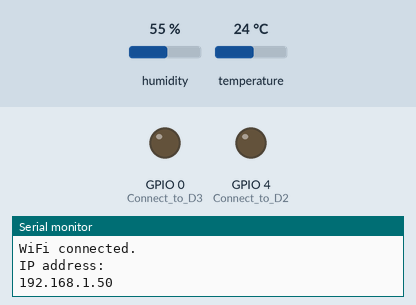
The sketch below on a simulated ESP32. Shown: output pins drawn as LEDs (lit = HIGH), the last lines printed to the serial monitor. The inputs (shaded band) are chosen by the test bench; at power-on: temperature 24 °C, humidity 55 %. WiFi joins after 1.5 s; servers stay silent unless stated.

Above: at 2.7 s.
2.8 s: temperature set to 17 °C
7.2 s: temperature set to 14 °C
At 11.0 s:
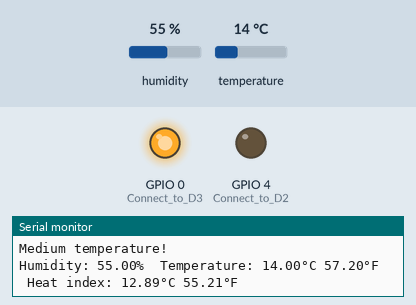
11.6 s: temperature set to 19 °C
At 13.7 s:
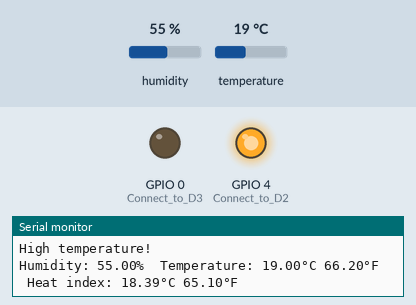
16.0 s: temperature set to 12 °C
At 16.4 s:
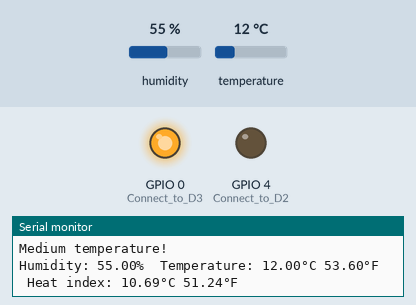
Timing chart, 0 to 19.0 s (numbered marks = the images above; inputs shaded):
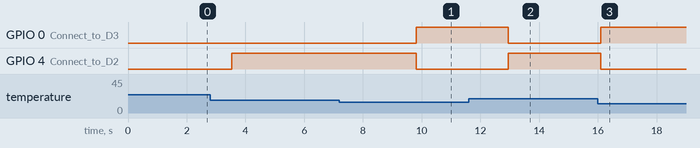

The sketch:

ESP8266_WiFi_DHT11.ino
```cpp
// (licence header left out)
// Date: January 2025

#include "DHT.h" // Include the DHT library
#include <WiFi.h> // Include the Wi-Fi library
#include <WiFiClient.h> // Include the Wi-Fi client library

const char *ssid = "Cudy-Extender"; // SSID of the network
const char *password = "mypassword"; // Password of the network

WiFiServer server(80); // Create a server object

const int maxReadings = 20; // Maximum number of readings to store
float temperatures[maxReadings]; // Array to store the temperatures
unsigned long timestamps[maxReadings]; // Array to store the timestamps
int currentIndex = 0; // Index to store the current reading

#define DHTPIN 2     // Connect to the D4 (GPIO2)
#define DHTTYPE DHT11   // DHT 11

DHT dht(DHTPIN, DHTTYPE); // Initialize the DHT sensor

void setup() {
  Serial.begin(9600); // Start the serial communication
  Serial.println(F("DHT11 test!")); // Print a message
  pinMode(LED_BUILTIN, OUTPUT); // Connect to the onboard LED
  pinMode(4, OUTPUT); // Connect to D2
  pinMode(0, OUTPUT); // Connect to D3
  dht.begin(); // Start the DHT sensor

  // Connect to WiFi
  Serial.print("Connecting to "); // Print a message
  Serial.println(ssid); // Print the SSID
  WiFi.begin(ssid, password); // Connect to the network

  while (WiFi.status() != WL_CONNECTED) { // Wait for the connection
    delay(100); // Wait for the connection
  }
  Serial.println(""); // Print a blank line
  Serial.println("WiFi connected."); // Print a message
  Serial.println("IP address: "); // Print the IP address
  Serial.println(WiFi.localIP()); // Print the IP address

  server.begin(); // Start the server
}

void loop() {
  // Wait two seconds between measurements.
  delay(2000);

  float h = dht.readHumidity();
  // Read temperature as Celsius (the default)
  float t = dht.readTemperature();
  // Read temperature as Fahrenheit (isFahrenheit = true)
  float f = dht.readTemperature(true);

  // Check if any reads failed and exit early (to try again).
  if (isnan(h) || isnan(t) || isnan(f)) { // Check if any reads failed
    Serial.println(F("Failed to read from DHT sensor!")); // Print a message
    digitalWrite(LED_BUILTIN, HIGH); // Turn off the LED
    digitalWrite(4, HIGH); // Turn off the LED
    digitalWrite(0, HIGH); // Turn off the LED
    delay(100); // Wait for 100 milliseconds
    return;
  }

  // Compute heat index in Fahrenheit (the default)
  float hif = dht.computeHeatIndex(f, h);
  // Compute heat index in Celsius (isFahrenheit = false)
  float hic = dht.computeHeatIndex(t, h, false);

  // Store the current temperature and timestamp in the arrays
  temperatures[currentIndex] = t; // Store the temperature
  timestamps[currentIndex] = millis(); // Store the timestamp
  currentIndex = (currentIndex + 1) % maxReadings; // Circular buffer

  if (t > 15) { // Check the temperature
    Serial.println("High temperature!"); // Print a message
    digitalWrite(LED_BUILTIN, LOW); // Turn on the LED
    digitalWrite(4, HIGH); // Turn on the LED
    digitalWrite(0, LOW); // Turn off the LED
    delay(100);
  } else if (t > 10) {
    Serial.println("Medium temperature!"); // Print a message
    digitalWrite(LED_BUILTIN, LOW); // Turn on the LED
    digitalWrite(4, LOW); // Turn off the LED
    digitalWrite(0, HIGH); // Turn on the LED
    delay(100); // Wait for 100 milliseconds
  } else {
    Serial.println("Low temperature!"); // Print a message
    digitalWrite(LED_BUILTIN, HIGH); // Turn off the LED
    digitalWrite(4, LOW); // Turn off the LED
    digitalWrite(0, LOW); // Turn off the LED
    delay(100); // Wait for 100 milliseconds
  }

  Serial.print(F("Humidity: ")); // Print a message
  Serial.print(h); // Print the humidity
  Serial.print(F("%  Temperature: ")); // Print a message
  Serial.print(t); // Print the temperature
  Serial.print(F("°C ")); // Print a message
  Serial.print(f); // Print the temperature in Fahrenheit
  Serial.print(F("°F  Heat index: ")); // Print a message
  Serial.print(hic); // Print the heat index
  Serial.print(F("°C ")); // Print a message
  Serial.print(hif); // Print the heat index in Fahrenheit
  Serial.println(F("°F")); // Print a message

  // Handle client connections
  WiFiClient client = server.available(); // Check if a client has connected
  if (client) {
    Serial.println("New Client."); // Print a message when a new client is connected
    client.println("HTTP/1.1 200 OK"); // Send a 200 OK response
    client.println("Content-type:text/html"); // Set the content type
    client.println(); //  Important: End of headers

    while (client.connected()) {
      // Send all stored values to the client
      for (int i = 0; i < maxReadings; i++) { // Iterate over all the values
        if (timestamps[i] != 0) { // Check if the value is valid
          client.print("<b>Timestamp: </b>"); // Send a bold text
          client.print(timestamps[i]); // Send the timestamp
          client.print(" ms - <b> Temperature: </b>"); // Send a bold text
          client.print(temperatures[i]); // Send the temperature
          client.print(" °C<br>"); // Send a line break
        }
      }
      client.println(); // Send a blank line
      delay(1000); // Send data every second
    }
    client.stop(); // Close the connection
    Serial.println("Client Disconnected."); // Print a message when the client is disconnected
  }
  delay(1000); // Wait for 1 second
}
```

Measured:
- the behaviour switches between 16 and 15 °C on temperature (found by bisection; images 0 and 1)
- after the input at 7.2 s, GPIO 0 (Connect_to_D3): LOW → HIGH after 2.6 s; GPIO 4 (Connect_to_D2): HIGH → LOW after 2.6 s
- after the input at 11.6 s, GPIO 0 (Connect_to_D3): HIGH → LOW after 1.4 s; GPIO 4 (Connect_to_D2): LOW → HIGH after 1.4 s
- after the input at 16.0 s, GPIO 0 (Connect_to_D3): LOW → HIGH after 0.09 s; GPIO 4 (Connect_to_D2): HIGH → LOW after 0.09 s
